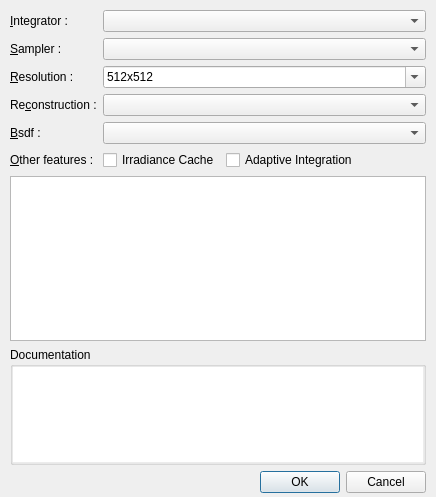
<?xml version="1.0" encoding="UTF-8"?>
<ui version="4.0">
 <class>RenderSettingsDialog</class>
 <widget class="QDialog" name="RenderSettingsDialog">
  <property name="geometry">
   <rect>
    <x>0</x>
    <y>0</y>
    <width>436</width>
    <height>497</height>
   </rect>
  </property>
  <property name="windowTitle">
   <string>Render settings</string>
  </property>
  <layout class="QGridLayout" name="gridLayout" rowstretch="0,0,0,0,5,0,0,0" columnstretch="0,0,1">
   <property name="leftMargin">
    <number>10</number>
   </property>
   <property name="topMargin">
    <number>10</number>
   </property>
   <property name="rightMargin">
    <number>10</number>
   </property>
   <property name="bottomMargin">
    <number>4</number>
   </property>
   <item row="0" column="1" colspan="2">
    <widget class="QComboBox" name="integratorBox"/>
   </item>
   <item row="1" column="1" colspan="2">
    <widget class="QComboBox" name="samplerBox"/>
   </item>
   <item row="2" column="1" colspan="2">
    <widget class="QComboBox" name="resolutionBox">
     <property name="editable">
      <bool>true</bool>
     </property>
     <item>
      <property name="text">
       <string>512x512</string>
      </property>
     </item>
     <item>
      <property name="text">
       <string>640x480</string>
      </property>
     </item>
     <item>
      <property name="text">
       <string>768x512</string>
      </property>
     </item>
     <item>
      <property name="text">
       <string>768x576</string>
      </property>
     </item>
     <item>
      <property name="text">
       <string>1024x768</string>
      </property>
     </item>
     <item>
      <property name="text">
       <string>1024x1024</string>
      </property>
     </item>
     <item>
      <property name="text">
       <string>1280x720</string>
      </property>
     </item>
     <item>
      <property name="text">
       <string>1280x1024</string>
      </property>
     </item>
     <item>
      <property name="text">
       <string>1920x1080</string>
      </property>
     </item>
    </widget>
   </item>
   <item row="3" column="1" colspan="2">
    <widget class="QComboBox" name="rFilterBox"/>
   </item>
   <item row="4" column="1" colspan="2">
        <widget class="QComboBox" name="bsdfBox"/>
       </item>
   <item row="5" column="1">
    <widget class="QCheckBox" name="icBox">
     <property name="text">
      <string>Irradiance Cache</string>
     </property>
    </widget>
   </item>
   <item row="5" column="2">
    <widget class="QCheckBox" name="aiBox">
     <property name="text">
      <string>Adaptive Integration</string>
     </property>
    </widget>
   </item>
   <item row="6" column="0" colspan="3">
    <widget class="QTreeView" name="treeView"/>
   </item>
   <item row="8" column="0" colspan="3">
    <widget class="QDialogButtonBox" name="buttonBox">
     <property name="standardButtons">
      <set>QDialogButtonBox::Cancel|QDialogButtonBox::Ok</set>
     </property>
    </widget>
   </item>
   <item row="7" column="0" colspan="3">
    <widget class="QGroupBox" name="groupBox">
     <property name="maximumSize">
      <size>
       <width>16777215</width>
       <height>171</height>
      </size>
     </property>
     <property name="title">
      <string>Documentation</string>
     </property>
     <property name="flat">
      <bool>false</bool>
     </property>
     <layout class="QGridLayout" name="gridLayout_2">
      <property name="margin">
       <number>0</number>
      </property>
      <property name="spacing">
       <number>4</number>
      </property>
      <item row="0" column="0">
       <widget class="QTextEdit" name="helpViewer">
        <property name="enabled">
         <bool>true</bool>
        </property>
        <property name="minimumSize">
         <size>
          <width>0</width>
          <height>60</height>
         </size>
        </property>
        <property name="maximumSize">
         <size>
          <width>16777215</width>
          <height>122</height>
         </size>
        </property>
        <property name="frameShape">
         <enum>QFrame::NoFrame</enum>
        </property>
        <property name="frameShadow">
         <enum>QFrame::Sunken</enum>
        </property>
        <property name="readOnly">
         <bool>true</bool>
        </property>
        <property name="html">
         <string>&lt;!DOCTYPE HTML PUBLIC &quot;-//W3C//DTD HTML 4.0//EN&quot; &quot;http://www.w3.org/TR/REC-html40/strict.dtd&quot;&gt;
&lt;html&gt;&lt;head&gt;&lt;meta name=&quot;qrichtext&quot; content=&quot;1&quot; /&gt;&lt;style type=&quot;text/css&quot;&gt;
p, li { white-space: pre-wrap; }
&lt;/style&gt;&lt;/head&gt;&lt;body style=&quot; font-family:'Sans'; font-size:10pt; font-weight:400; font-style:normal;&quot;&gt;
&lt;p style=&quot;-qt-paragraph-type:empty; margin-top:0px; margin-bottom:0px; margin-left:0px; margin-right:0px; -qt-block-indent:0; text-indent:0px; font-family:'Lucida Grande'; font-size:13pt;&quot;&gt;&lt;/p&gt;&lt;/body&gt;&lt;/html&gt;</string>
        </property>
        <property name="textInteractionFlags">
         <set>Qt::NoTextInteraction</set>
        </property>
       </widget>
      </item>
     </layout>
    </widget>
   </item>
   <item row="2" column="0">
    <widget class="QLabel" name="label_5">
     <property name="text">
      <string>&amp;Resolution :</string>
     </property>
     <property name="buddy">
      <cstring>resolutionBox</cstring>
     </property>
    </widget>
   </item>
   <item row="1" column="0">
    <widget class="QLabel" name="label_2">
     <property name="text">
      <string>&amp;Sampler :</string>
     </property>
     <property name="buddy">
      <cstring>samplerBox</cstring>
     </property>
    </widget>
   </item>
   <item row="0" column="0">
    <widget class="QLabel" name="label">
     <property name="text">
      <string>&amp;Integrator :</string>
     </property>
     <property name="buddy">
      <cstring>integratorBox</cstring>
     </property>
    </widget>
   </item>
   <item row="4" column="0">
        <widget class="QLabel" name="label_7">
         <property name="text">
          <string>&amp;Bsdf :</string>
         </property>
         <property name="buddy">
          <cstring>bsdfBox</cstring>
         </property>
        </widget>
   </item>
   <item row="5" column="0">
    <widget class="QLabel" name="label_4">
     <property name="text">
      <string>&amp;Other features :</string>
     </property>
     <property name="buddy">
      <cstring>icBox</cstring>
     </property>
    </widget>
   </item>
   <item row="3" column="0">
    <widget class="QLabel" name="label_6">
     <property name="text">
      <string>Re&amp;construction :</string>
     </property>
     <property name="buddy">
      <cstring>rFilterBox</cstring>
     </property>
    </widget>
   </item>
  </layout>
 </widget>
 <tabstops>
  <tabstop>integratorBox</tabstop>
  <tabstop>samplerBox</tabstop>
  <tabstop>resolutionBox</tabstop>
  <tabstop>rFilterBox</tabstop>
  <tabstop>icBox</tabstop>
  <tabstop>aiBox</tabstop>
  <tabstop>treeView</tabstop>
  <tabstop>helpViewer</tabstop>
  <tabstop>buttonBox</tabstop>
 </tabstops>
 <resources/>
 <connections>
  <connection>
   <sender>buttonBox</sender>
   <signal>rejected()</signal>
   <receiver>RenderSettingsDialog</receiver>
   <slot>reject()</slot>
   <hints>
    <hint type="sourcelabel">
     <x>293</x>
     <y>444</y>
    </hint>
    <hint type="destinationlabel">
     <x>408</x>
     <y>316</y>
    </hint>
   </hints>
  </connection>
  <connection>
   <sender>buttonBox</sender>
   <signal>accepted()</signal>
   <receiver>RenderSettingsDialog</receiver>
   <slot>accept()</slot>
   <hints>
    <hint type="sourcelabel">
     <x>371</x>
     <y>449</y>
    </hint>
    <hint type="destinationlabel">
     <x>411</x>
     <y>417</y>
    </hint>
   </hints>
  </connection>
 </connections>
</ui>
